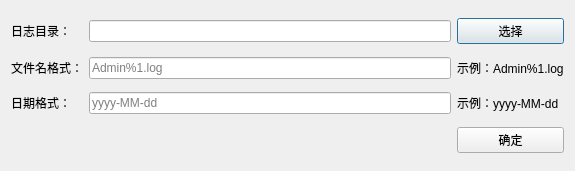
<?xml version="1.0" encoding="UTF-8"?>
<ui version="4.0">
 <class>LogNameDialog</class>
 <widget class="QDialog" name="LogNameDialog">
  <property name="geometry">
   <rect>
    <x>0</x>
    <y>0</y>
    <width>575</width>
    <height>171</height>
   </rect>
  </property>
  <property name="windowTitle">
   <string>Dialog</string>
  </property>
  <layout class="QGridLayout" name="gridLayout">
   <item row="0" column="0">
    <widget class="QLabel" name="label">
     <property name="text">
      <string>日志目录：</string>
     </property>
    </widget>
   </item>
   <item row="0" column="1">
    <widget class="QLineEdit" name="lineEdit_dir">
     <property name="readOnly">
      <bool>true</bool>
     </property>
    </widget>
   </item>
   <item row="2" column="1">
    <widget class="QLineEdit" name="lineEdit_date_format">
     <property name="placeholderText">
      <string>yyyy-MM-dd</string>
     </property>
    </widget>
   </item>
   <item row="1" column="0">
    <widget class="QLabel" name="label_2">
     <property name="text">
      <string>文件名格式：</string>
     </property>
    </widget>
   </item>
   <item row="2" column="2">
    <widget class="QLabel" name="label_5">
     <property name="text">
      <string>示例：yyyy-MM-dd</string>
     </property>
    </widget>
   </item>
   <item row="1" column="1">
    <widget class="QLineEdit" name="lineEdit_name_format">
     <property name="placeholderText">
      <string>Admin%1.log</string>
     </property>
    </widget>
   </item>
   <item row="1" column="2">
    <widget class="QLabel" name="label_4">
     <property name="text">
      <string>示例：Admin%1.log</string>
     </property>
    </widget>
   </item>
   <item row="2" column="0">
    <widget class="QLabel" name="label_3">
     <property name="text">
      <string>日期格式：</string>
     </property>
    </widget>
   </item>
   <item row="0" column="2">
    <widget class="QPushButton" name="pushButton_select_dir">
     <property name="text">
      <string>选择</string>
     </property>
    </widget>
   </item>
   <item row="3" column="2">
    <widget class="QPushButton" name="pushButton_ok">
     <property name="text">
      <string>确定</string>
     </property>
    </widget>
   </item>
   <item row="3" column="1">
    <widget class="QLabel" name="label_error">
     <property name="text">
      <string/>
     </property>
    </widget>
   </item>
  </layout>
 </widget>
 <resources/>
 <connections/>
</ui>
